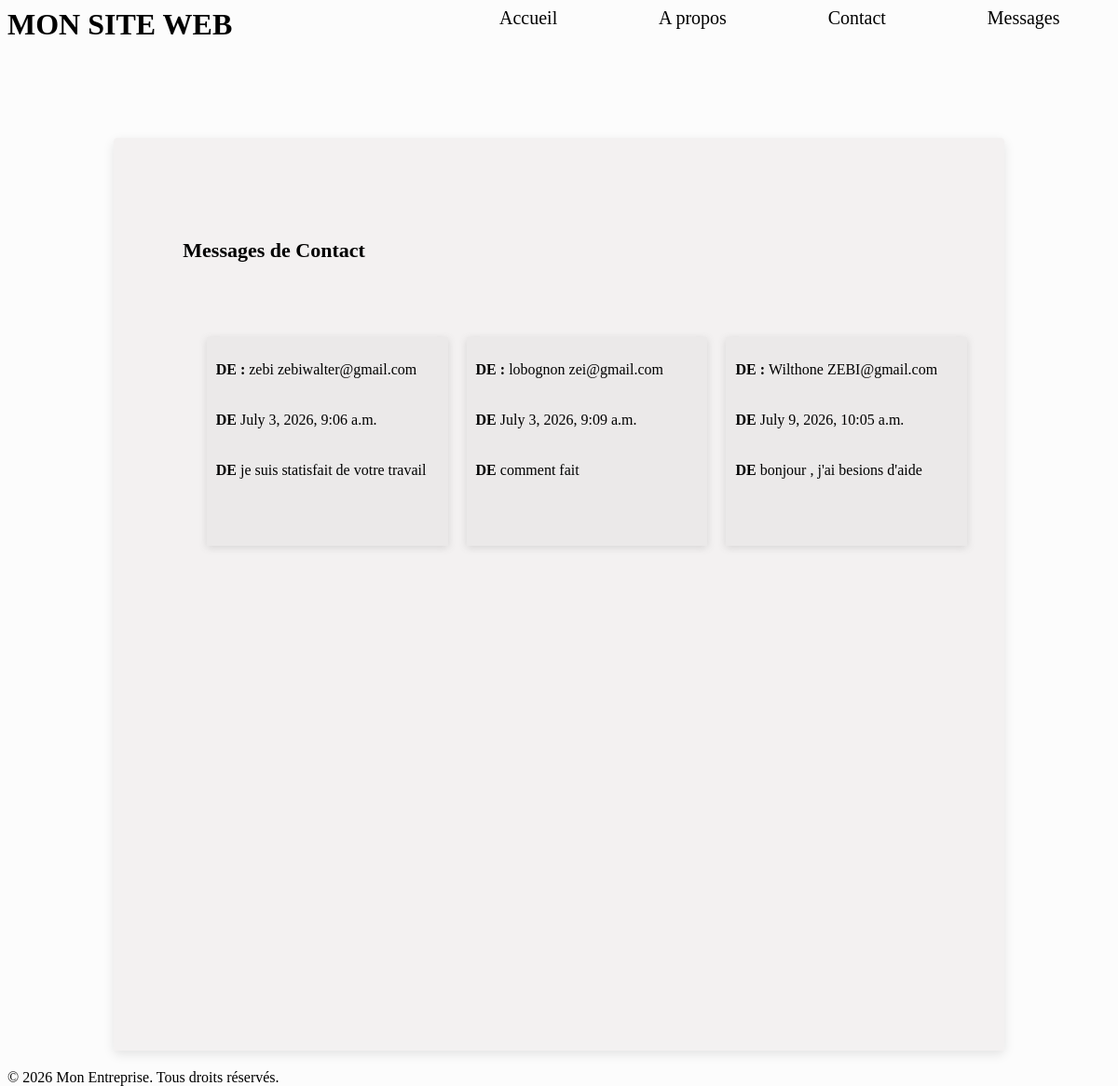
/message_list/, run on an earlier commit of the app's database.
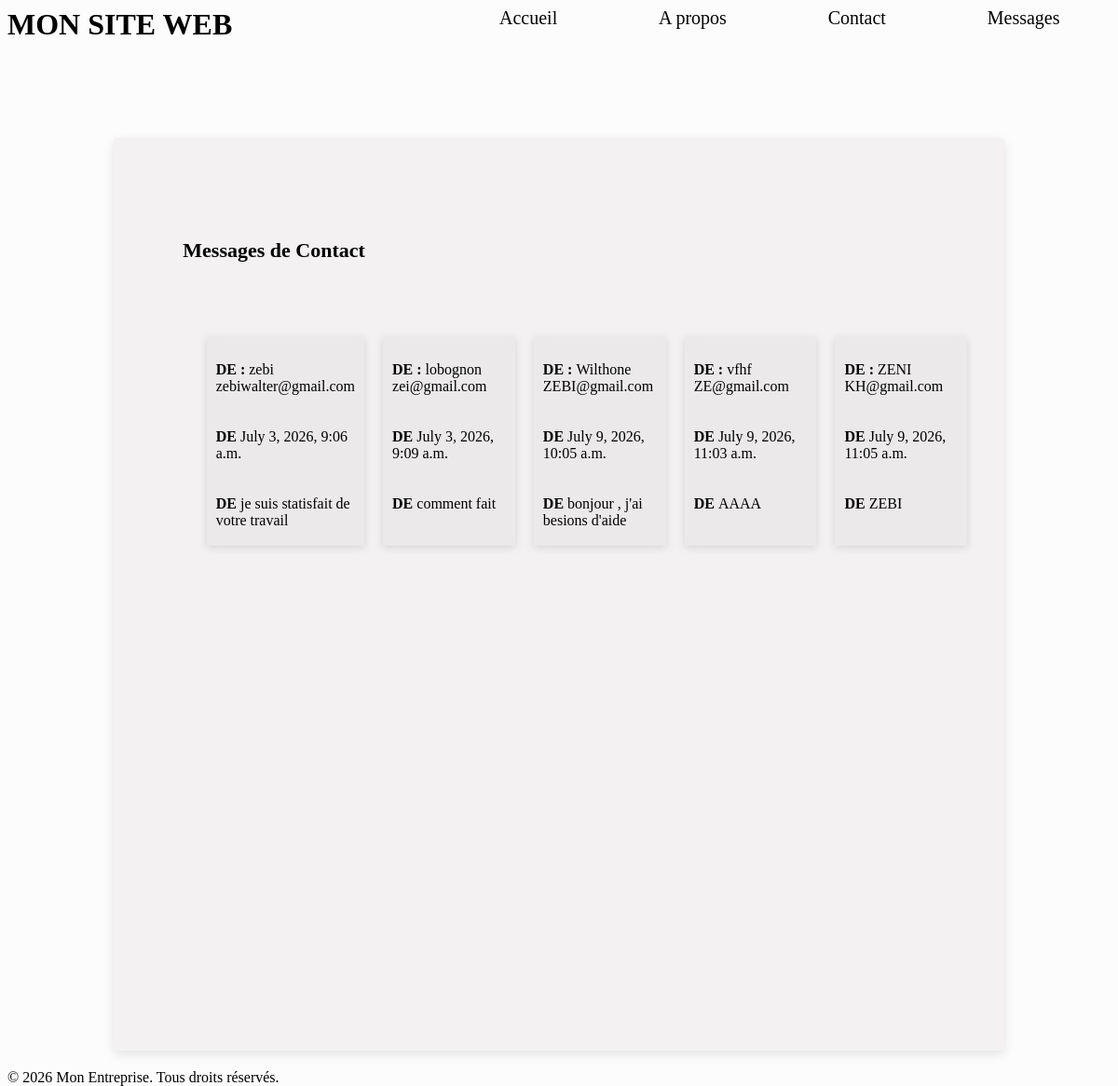
And on a later commit of the database.
### pages/models.py (models this page shows, shortened)
class ContactMessage(models.Model):
    name=models.CharField(max_length=100)
    email=models.EmailField()
    message=models.TextField()
    created_at=models.DateTimeField(
        auto_now_add=True
    )
    is_treated=models.BooleanField(default=False)

### pages/views.py (the view)
# urls.py: path("message_list/",views.message_liste_view),
def message_liste_view(request):
    messages=ContactMessage.objects.all()
    context={
        'messages_list': messages
    }
    return render(request ,'message_list.html',context )

### templates/message_list.html
{%extends 'base.html'%}
{% block content %}
<section>
<h2>Messages de Contact</h2>
{% if messages_list%}
    <ul>
        {% for messages in messages_list %}
        <li>
               <p> <strong> DE : </strong>
                {{messages.name}} {{messages.email}} <br>
                 </p>
                <p>
                    <strong> DE  </strong>
                    {{messages.created_at}}  <br>
                </p>
                <p>
                     <strong> DE  </strong>
                {{messages.message}}  <br>
                </p>
        </li>
        {% endfor %}
    </ul>
{% else %}
    <p>Aucun Message trouvé</p>
</section>
{%endif%}
{%endblock%}

What changed in the data, as far as the page shows it:
added ContactMessage: name "vfhf", email "ZE@gmail.com", created_at "July 9, 2026, 11:03 a.m.", message "AAAA"
added ContactMessage: name "ZENI", email "KH@gmail.com", created_at "July 9, 2026, 11:05 a.m.", message "ZEBI"
